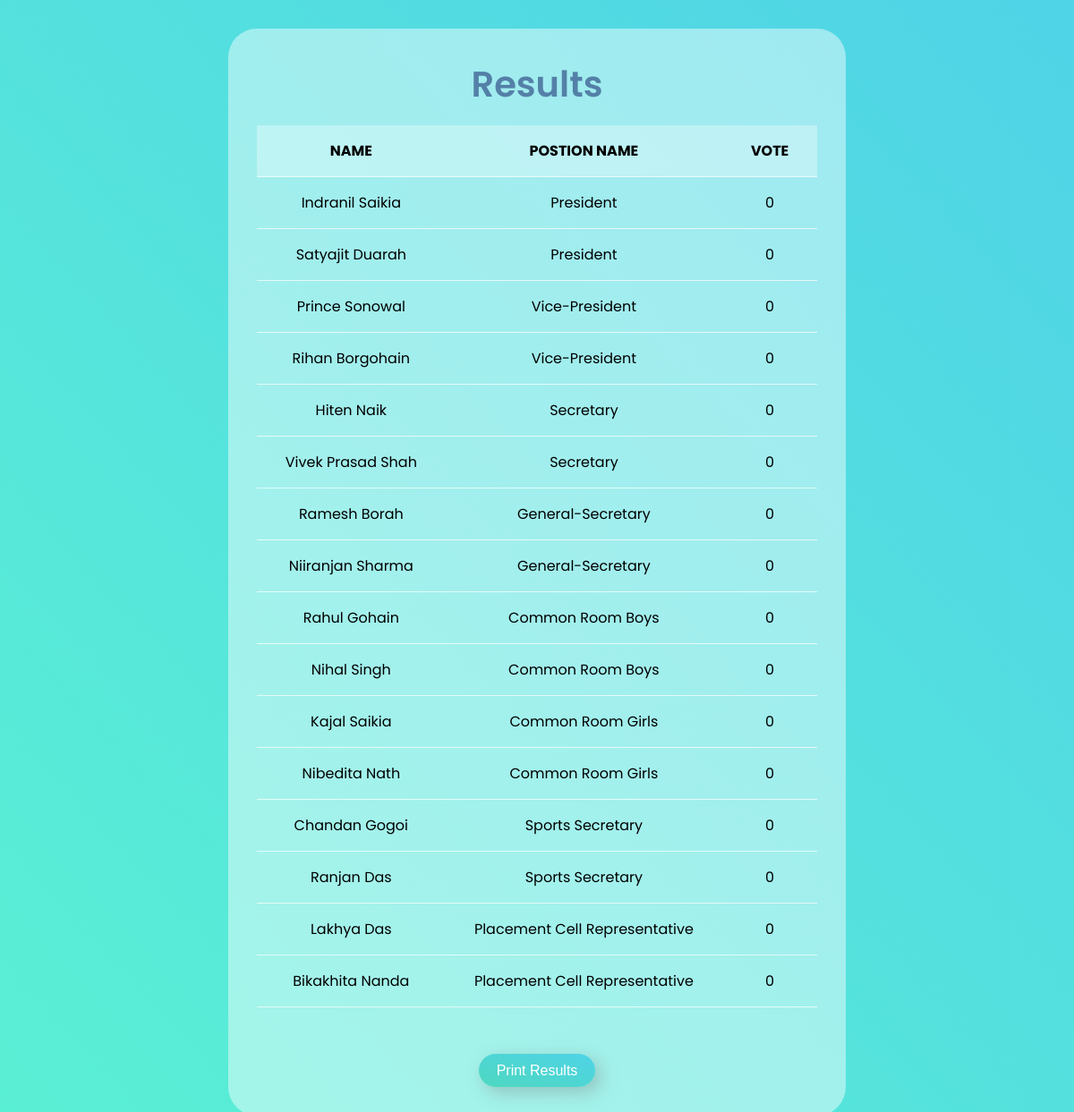
The page /aGlkZGVuLXJlc3VsdC1wYW5lbAoK/ (signed in) on the database as committed earlier.
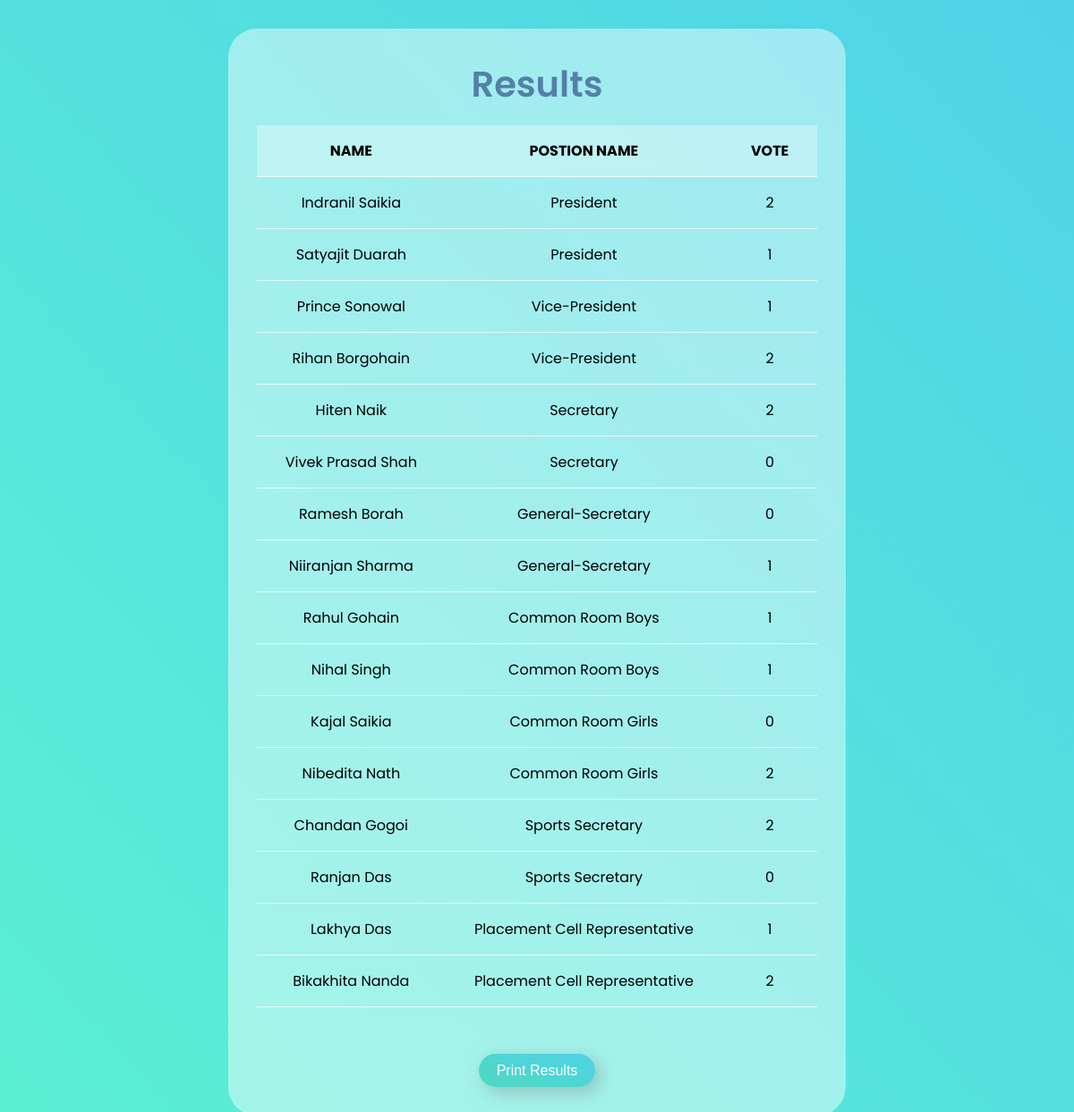
The same page on the database as committed later.
### po/models.py (models this page shows, shortened)
class Candidate(models.Model):
    name = models.CharField(max_length=80)
    position = models.ForeignKey(Positions, on_delete=models.CASCADE)
    votes = models.IntegerField(default=0)
    class Meta:
        verbose_name_plural = "Candidate List"

class Positions(models.Model):
    name = models.CharField(max_length=80)
    priority = models.IntegerField(unique=True)
    def __str__(self):
        return self.name
    class Meta:
        verbose_name_plural = "Position List"

### po/views.py (the view)
# urls.py: path("aGlkZGVuLXJlc3VsdC1wYW5lbAoK/", views.tables, name= 'tables'),
def tables(request):
    if request.user.is_authenticated:
        candidates = Candidate.objects.all()
        position = Positions.objects.all().order_by('priority')
        return render(request, 'results.html',{'candidates': candidates,'positions':position})

### templates/results.html (shortened to what this page needs)
{% extends 'base.html' %}
{% block content %}
</head>
<body>
<main>
    <div class="table-section">
        <div class="header-result">
            <h1>Results</h1>
        </div>
        <div id="print-content">
          <table id="table">
            <tr class="header-row">
              <th class="header-item items">NAME</th>
              <th class="header-item items">POSTION NAME</th>
              <th class="header-item items" style="padding-left: 2rem;">VOTE</th>
            </tr>
            {% for position in positions %}
                    {% for candidate in candidates  %}
                        {% if candidate.position == position %}
                            <tr class="table-rows">
                            <td class="items">{{candidate.name}}</td>
                            <td class="items">{{candidate.position}}</td>
                            <td class="items icon">{{candidate.votes}}</td>
                            </tr>
                        {% endif %}
                    {% endfor %}
            {% endfor %}
          </table>
        </div>
        <div class="print_me">
            <button onclick="printDiv('print-content')" style="margin-top: 20px" class="btn"> Print Results </button>
        </div>
      </div>
</main>
{% endblock content %}

### templates/base.html (shortened to what this page needs)
{% load static %}
<!DOCTYPE html>
<html>
  <head>
        {% block content %}{% endblock content %}
    </body>
</html>

### templates/base.html (style rules this page uses)
* { margin: 0; padding: 0; box-sizing: border-box; }
h1 { font-family: "Poppins"; color: #426696; font-weight: 600; font-size: 2.5rem; opacity: 0.8; }
main { font-family: "Poppins", sans-serif; min-height: 100vh; background: linear-gradient(to right top, #5af0d4, #4fd3e7); display: flex; align-items: center; justify-content: center; }
.btn { background: linear-gradient(to right top, #4dd8bf, #4fd3e7); color: white; font-size: 1rem; padding: .6rem 1.2rem; border: none; cursor: pointer; border-radius: 2rem; text-align: center; box-shadow: 6px 6px 20px rgba(122,122,122,0.4); }
#table { margin-top: 1rem; padding-top: 1rem; text-align: center; border-collapse: collapse; }
.table-rows { transition: all 0.3s ease; cursor: pointer; }
.items { padding: 1rem 2rem; font-size: 1rem; border-bottom: .1rem solid rgba(255, 255, 255, 0.7); }
.header-row { background-color: rgba(255, 255, 255, 0.31); }
.table-section { background-color: rgba(255, 255, 255, 0.45); padding: 2rem; border-radius: 2rem; margin-top: 2rem; margin-bottom: 3rem; }
.print_me { padding-top: 2rem; display: flex; justify-content: center; align-items: center; flex-direction: column; }
.header-result { display: flex; justify-content: center; align-items: center; flex-direction: column; }

Rows that differ between the two databases and show on the page:
changed Candidate "Indranil Saikia": votes "0" → "2"
changed Candidate "Satyajit Duarah": votes "0" → "1"
changed Candidate "Prince Sonowal": votes "0" → "1"
changed Candidate "Rihan Borgohain": votes "0" → "2"
changed Candidate "Hiten Naik": votes "0" → "2"
changed Candidate "Niiranjan Sharma": votes "0" → "1"
changed Candidate "Rahul Gohain": votes "0" → "1"
changed Candidate "Nihal Singh": votes "0" → "1"
changed Candidate "Nibedita Nath": votes "0" → "2"
changed Candidate "Chandan Gogoi": votes "0" → "2"
changed Candidate "Lakhya Das": votes "0" → "1"
changed Candidate "Bikakhita Nanda": votes "0" → "2"
